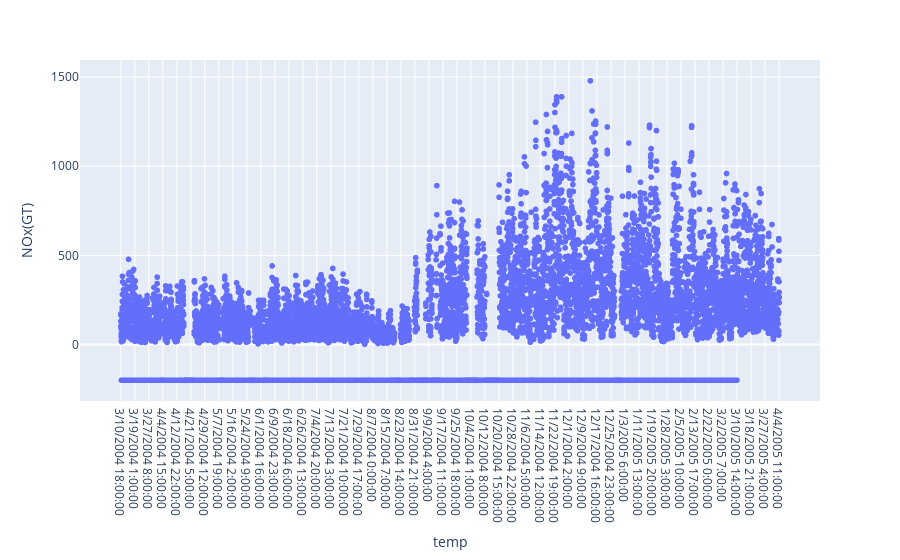

The code cell stored with this chart in its notebook:
### Code cell
import plotly.express as px

fig = px.scatter(X,x="temp",y='NOx(GT)')
fig.show()

### Figure 1 — Plotly figure (JSON) as saved in the notebook; plotly's stock layout.template omitted (floating-point values rounded to 4 significant figures; data arrays with more than 128 entries replaced by an {"elided": "..."} marker saying what was removed)
{"data": [{"hovertemplate": "temp=%{x}<br>NOx(GT)=%{y}<extra></extra>", "legendgroup": "", "marker": {"color": "#636efa", "symbol": "circle"}, "mode": "markers", "name": "", "showlegend": false, "type": "scattergl", "x": {"elided": "9357 str values"}, "xaxis": "x", "y": {"elided": "9357 int values"}, "yaxis": "y"}], "layout": {"legend": {"tracegroupgap": 0}, "margin": {"t": 60}, "xaxis": {"anchor": "y", "domain": [0, 1], "title": {"text": "temp"}}, "yaxis": {"anchor": "x", "domain": [0, 1], "title": {"text": "NOx(GT)"}}}}
